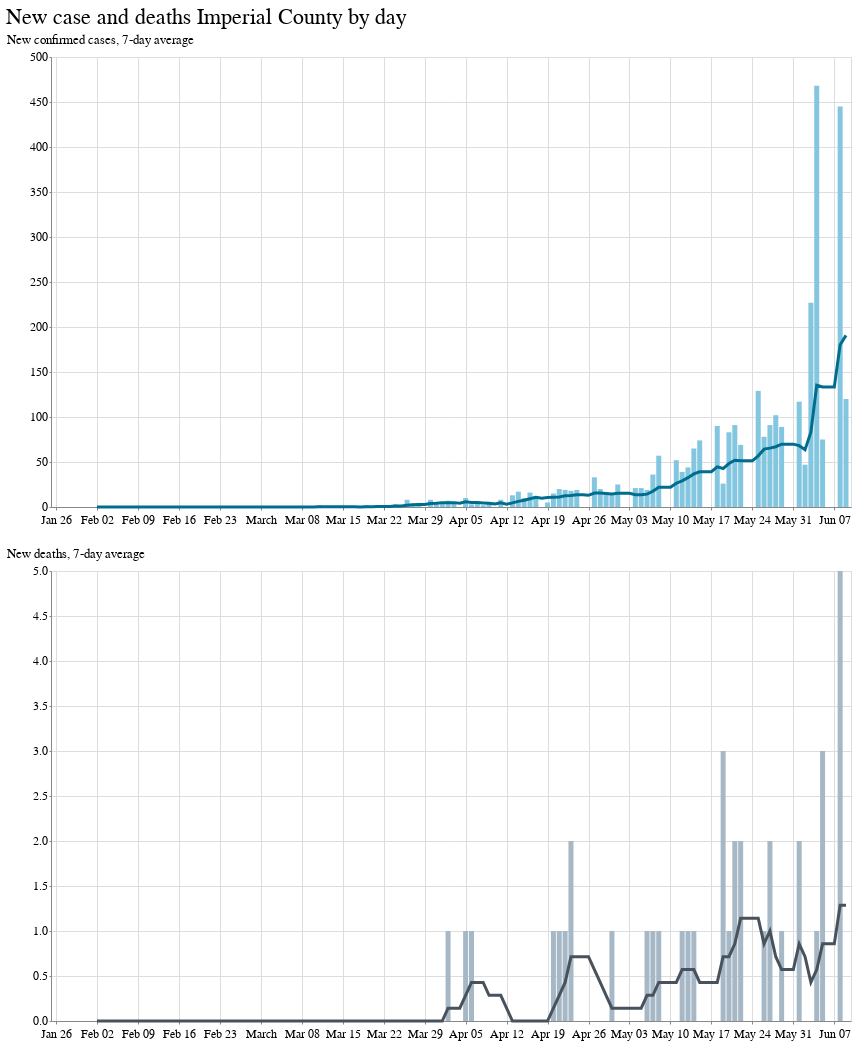

Source (notebook cell):
### Code cell
# One base chart object with the data they all share
chart = alt.Chart(imperial).encode(
    x=alt.X("date:T", title=None),
)

# The new cases bars
cases_bars = chart.mark_bar(color=lat.palette['default']).encode(
    y=alt.Y(
        "new_confirmed_cases:Q",
        title="New confirmed cases"
    )
)

# The cases rolling average
cases_line = chart.mark_line(color=lat.palette['accent']).encode(
    y=alt.Y(
        "new_confirmed_cases_rolling_average:Q",
        title="7-day average"
    )
)

# The new deaths bars
deaths_bars = chart.mark_bar(color=lat.palette['schemes']['ice-7'][3]).encode(
    y=alt.Y(
        "new_deaths:Q",
        title="New deaths"
    )
)

# The deaths rolling average
deaths_line = chart.mark_line(color=lat.palette['schemes']['ice-7'][6]).encode(
    y=alt.Y(
        "new_deaths_rolling_average:Q",
        title="7-day average"
    )
)

# Combine it all together into one paired chart
((cases_bars + cases_line) & (deaths_bars + deaths_line)).properties(
    title="New case and deaths Imperial County by day"
)

### Figure 1 — Vega-Lite specification as saved in the notebook (floating-point values rounded to 4 significant figures; data arrays with more than 128 entries replaced by an {"elided": "..."} marker saying what was removed)
{"config": {"view": {"width": 800, "height": 450}, "background": "#ffffff", "title": {"anchor": "start", "font": "Benton Gothic Bold, sans", "fontColor": "#000000", "fontSize": 22, "fontWeight": "normal"}, "arc": {"fill": "#82c6df"}, "area": {"fill": "#82c6df"}, "line": {"stroke": "#82c6df", "strokeWidth": 3}, "path": {"stroke": "#82c6df"}, "rect": {"fill": "#82c6df"}, "shape": {"stroke": "#82c6df"}, "bar": {"fill": "#82c6df"}, "point": {"stroke": "#82c6df"}, "symbol": {"fill": "#82c6df", "size": 30}, "axis": {"titleFont": "Benton Gothic Bold, sans", "titleFontSize": 13, "titleFontWeight": "normal", "labelFont": "Benton Gothic, sans", "labelFontSize": 11.5, "labelFontWeight": "normal"}, "axisX": {"labelAngle": 0, "labelPadding": 4, "tickSize": 3}, "axisY": {"labelBaseline": "middle", "maxExtent": 45, "minExtent": 45, "tickSize": 2, "titleAlign": "left", "titleAngle": 0, "titleX": -45, "titleY": -11}, "legend": {"titleFont": "Benton Gothic Bold, sans", "titleFontSize": 13, "titleFontWeight": "normal", "symbolType": "square", "labelFont": "Benton Gothic, sans", "labelFontSize": 11.5}, "range": {"category": ["#3580b1", "#ec8431", "#ab7fb4", "#c89d29", "#adc839", "#829eb1"], "diverging": ["#e68a4f", "#f4bb6a", "#f9e39c", "#dadfe2", "#a6b7c6", "#849eae"], "heatmap": ["#fbf2c7", "#f9e39c", "#f8d36e", "#f4bb6a", "#e68a4f", "#d15a40", "#ab4232"], "ordinal": ["#fbf2c7", "#f9e39c", "#f8d36e", "#f4bb6a", "#e68a4f", "#d15a40", "#ab4232"], "ramp": ["#fbf2c7", "#f9e39c", "#f8d36e", "#f4bb6a", "#e68a4f", "#d15a40", "#ab4232"]}}, "vconcat": [{"layer": [{"mark": {"type": "bar", "color": "#82c6df"}, "encoding": {"x": {"type": "temporal", "field": "date", "title": null}, "y": {"type": "quantitative", "field": "new_confirmed_cases", "title": "New confirmed cases"}}}, {"mark": {"type": "line", "color": "#006d8f"}, "encoding": {"x": {"type": "temporal", "field": "date", "title": null}, "y": {"type": "quantitative", "field": "new_confirmed_cases_rolling_average", "title": "7-day average"}}}]}, {"layer": [{"mark": {"type": "bar", "color": "#a6b7c6"}, "encoding": {"x": {"type": "temporal", "field": "date", "title": null}, "y": {"type": "quantitative", "field": "new_deaths", "title": "New deaths"}}}, {"mark": {"type": "line", "color": "#47525d"}, "encoding": {"x": {"type": "temporal", "field": "date", "title": null}, "y": {"type": "quantitative", "field": "new_deaths_rolling_average", "title": "7-day average"}}}]}], "data": {"name": "data-37cffe4042d5138dc1663dbe04e31ffd"}, "title": "New case and deaths Imperial County by day", "$schema": "https://vega.github.io/schema/vega-lite/v4.8.1.json", "datasets": {"data-37cffe4042d5138dc1663dbe04e31ffd": {"elided": "136 records"}}}
